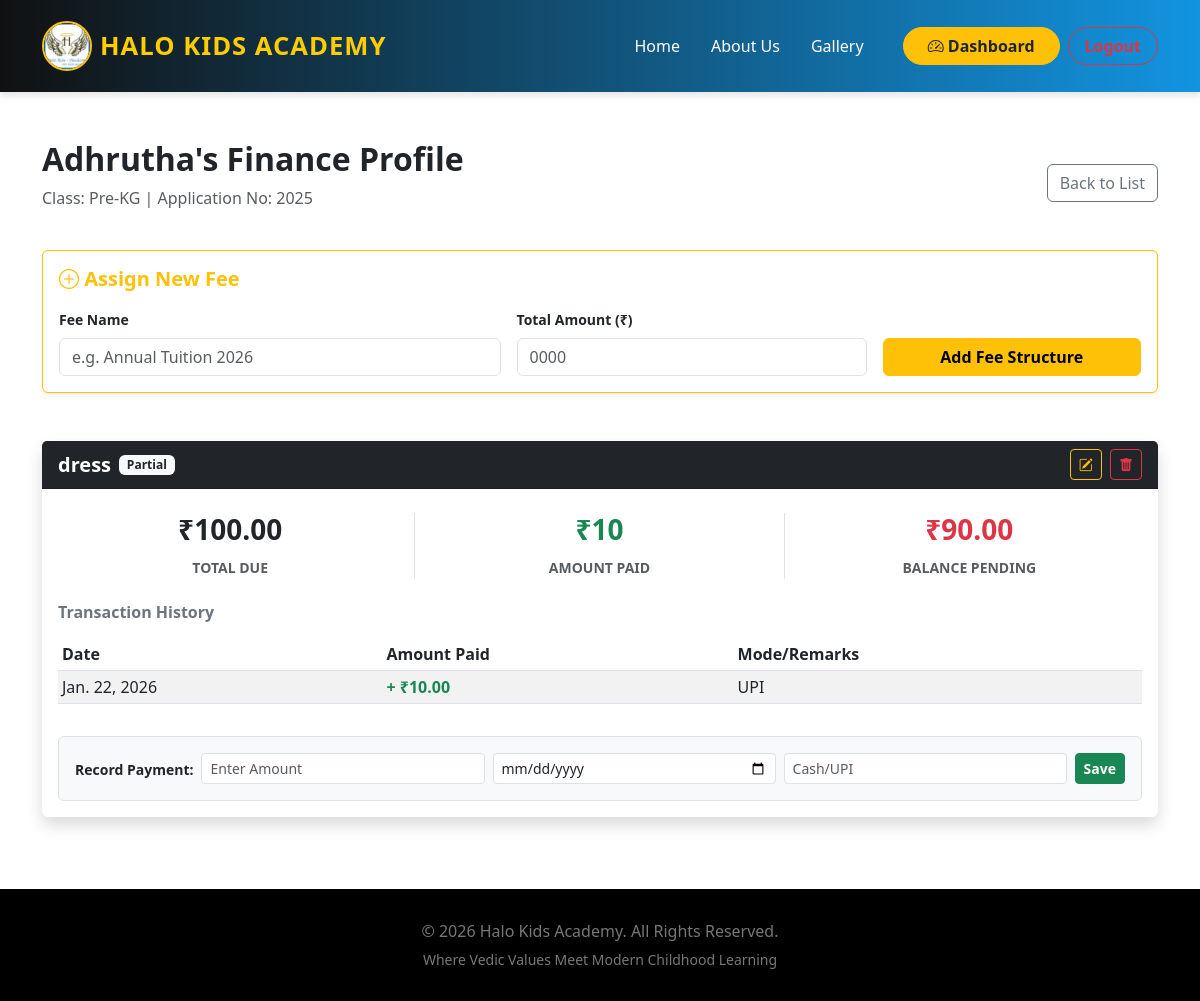
The page /fees/student/1/ (signed in) on the database its author committed.
### school/models.py (models this page shows, shortened)
class Student(models.Model):
    application_number = models.CharField(max_length=20, unique=True)
    student_name = models.CharField(max_length=100)
    gender = models.CharField(max_length=10, choices=[('Male', 'Male'), ('Female', 'Female')])
    dob = models.DateField()
    aadhar_number = models.CharField(max_length=20, null=True, blank=True)
    class_admitted = models.CharField(max_length=50)
    academic_year = models.CharField(max_length=20)
    father_name = models.CharField(max_length=100)
    father_phone = models.CharField(max_length=15)
    mother_name = models.CharField(max_length=100)
    mother_phone = models.CharField(max_length=15)
    address = models.TextField()
    username = models.CharField(max_length=100, null=True, blank=True) # Usually Mother's Phone
    password = models.CharField(max_length=100, null=True, blank=True) # Usually DOB (DDMMYYYY)

class StudentFee(models.Model):
    student = models.ForeignKey(Student, on_delete=models.CASCADE)
    fee_name = models.CharField(max_length=100) # e.g. "Term 1 Fee"
    total_amount = models.DecimalField(max_digits=10, decimal_places=2)
    def get_total_paid(self):
        paid = self.feetransaction_set.aggregate(total=models.Sum('amount_paid'))['total']
        return paid if paid else 0
    def get_balance(self):
        return self.total_amount - self.get_total_paid()

class FeeTransaction(models.Model):
    student_fee = models.ForeignKey(StudentFee, on_delete=models.CASCADE)
    amount_paid = models.DecimalField(max_digits=10, decimal_places=2)
    payment_date = models.DateField()
    remarks = models.CharField(max_length=200, null=True, blank=True)

### school/views.py (the view)
# urls.py: path('fees/student/<int:student_id>/', views.student_fee_details, name='student_fee_details'),
@login_required
def student_fee_details(request, student_id):
    student = get_object_or_404(Student, id=student_id)
    fees = StudentFee.objects.filter(student=student)
    return render(request, 'fees/student_fee_details.html', {'student': student, 'fees': fees})

### templates/fees/student_fee_details.html (shortened to what this page needs)
{% extends 'base.html' %}
{% block content %}
<div class="container py-5">
    <div class="d-flex justify-content-between align-items-center mb-4">
        <div>
            <h2 class="fw-bold text-dark">{{ student.student_name }}'s Finance Profile</h2>
            <p class="text-muted">Class: {{ student.class_admitted }} | Application No: {{ student.application_number }}</p>
        </div>
        <a href="{% url 'fee_dashboard_hub' %}" class="btn btn-outline-secondary">
            Back to List
        </a>
    </div>
    <div class="card shadow-sm border-warning mb-5">
        <div class="card-body">
            <h5 class="fw-bold text-warning mb-3"><i class="bi bi-plus-circle"></i> Assign New Fee</h5>
            <form action="{% url 'add_fee_structure' student.id %}" method="POST" class="row g-3 align-items-end">
                <div class="col-md-5">
                    <label class="form-label fw-bold small">Fee Name</label>
                    <input type="text" name="fee_name" class="form-control" placeholder="e.g. Annual Tuition 2026" required>
                </div>
                <div class="col-md-4">
                    <label class="form-label fw-bold small">Total Amount (₹)</label>
                    <input type="number" name="total_amount" class="form-control" placeholder="0000" required>
                </div>
                <div class="col-md-3">
                    <button type="submit" class="btn btn-warning fw-bold w-100">Add Fee Structure</button>
                </div>
            </form>
        </div>
    </div>
    {% for fee in fees %}
    <div class="card shadow border-0 mb-4">
        <div class="card-header bg-dark text-white d-flex justify-content-between align-items-center">
            <div class="d-flex align-items-center gap-2">
                <h5 class="mb-0 fw-bold">{{ fee.fee_name }}</h5>
                {% if fee.get_balance <= 0 %}
                    <span class="badge bg-success text-white">Paid</span>
                {% else %}
                    <span class="badge bg-light text-dark">Partial</span>
                {% endif %}
            </div>
            <div>
                <a href="{% url 'edit_fee_structure' fee.id %}" class="btn btn-sm btn-outline-warning me-1" title="Edit Fee">
                    <i class="bi bi-pencil-square"></i>
                </a>
                <a href="{% url 'delete_fee_structure' fee.id %}" class="btn btn-sm btn-outline-danger" title="Delete Fee" onclick="return confirm('Are you sure? This will delete all payment history for this fee.');">
                    <i class="bi bi-trash-fill"></i>
                </a>
            </div>
        </div>
        <div class="card-body">
            <div class="row text-center mb-4 mt-2">
                <div class="col-md-4 border-end">
                    <h3 class="fw-bold">₹{{ fee.total_amount }}</h3>
                    <small class="text-muted text-uppercase fw-bold">Total Due</small>
                </div>
                <div class="col-md-4 border-end">
                    <h3 class="text-success fw-bold">₹{{ fee.get_total_paid }}</h3>
                    <small class="text-muted text-uppercase fw-bold">Amount Paid</small>
                </div>
                <div class="col-md-4">
                    <h3 class="text-danger fw-bold">₹{{ fee.get_balance }}</h3>
                    <small class="text-muted text-uppercase fw-bold">Balance Pending</small>
                </div>
            </div>
            <h6 class="fw-bold text-secondary mt-4 mb-3">Transaction History</h6>
            <div class="table-responsive mb-3">
                <table class="table table-sm table-striped">
                    <thead class="bg-light">
                        <tr>
                            <th>Date</th>
                            <th>Amount Paid</th>
                            <th>Mode/Remarks</th>
                        </tr>
                    </thead>
                    <tbody>
                        {% for txn in fee.feetransaction_set.all %}
                        <tr>
                            <td>{{ txn.payment_date }}</td>
                            <td class="text-success fw-bold">+ ₹{{ txn.amount_paid }}</td>
                            <td>{{ txn.remarks|default:"-" }}</td>
                        </tr>
                        {% empty %}
                        <tr>
                            <td colspan="3" class="text-center text-muted small py-2">No payments recorded yet.</td>
                        </tr>
                        {% endfor %}
                    </tbody>
                </table>
            </div>
            <form action="{% url 'add_fee_payment' fee.id %}" method="POST" class="p-3 bg-light rounded border">
                <div class="row g-2 align-items-center">
                    <div class="col-auto">
                        <span class="fw-bold small">Record Payment:</span>
                    </div>
                    <div class="col">
                        <input type="number" name="amount_paid" class="form-control form-control-sm" placeholder="Enter Amount" required>
                    </div>
                    <div class="col">
                        <input type="date" name="payment_date" class="form-control form-control-sm" required>
                    </div>
                    <div class="col">
                        <input type="text" name="remarks" class="form-control form-control-sm" placeholder="Cash/UPI">
                    </div>
                    <div class="col-auto">
                        <button type="submit" class="btn btn-success btn-sm fw-bold">Save</button>
                    </div>
                </div>
            </form>
        </div>
    </div>
    {% empty %}
    <div class="alert alert-info text-center py-5">
        <h4>No Fees Assigned Yet</h4>
        <p>Use the form above to assign a fee structure to this student.</p>
    </div>
    {% endfor %}
</div>
{% endblock %}

### templates/base.html (shortened to what this page needs)
{% load static %}
<!DOCTYPE html>
<html lang="en">
<head>
    <link href="https://cdn.jsdelivr.net/npm/bootstrap@5.3.0/dist/css/bootstrap.min.css" rel="stylesheet">
    <link rel="stylesheet" href="https://cdn.jsdelivr.net/npm/bootstrap-icons@1.10.5/font/bootstrap-icons.css">
</head>
<body class="d-flex flex-column min-vh-100">
    <nav class="navbar navbar-expand-lg navbar-dark py-3">
        <div class="container">
            <a class="navbar-brand d-flex align-items-center gap-2" href="{% url 'home' %}">
                <img src="{% static 'images/logo.jpg' %}" alt="Logo" width="50" height="50" class="d-inline-block align-text-top rounded-circle border border-2 border-warning">
                <span class="brand-text">Halo Kids Academy</span>
            </a>
            <div class="collapse navbar-collapse" id="navbarNav">
                <ul class="navbar-nav ms-auto align-items-center">
                    <li class="nav-item"><a class="nav-link" href="{% url 'home' %}">Home</a></li>
                    <li class="nav-item"><a class="nav-link" href="{% url 'about' %}">About Us</a></li>
                    <li class="nav-item"><a class="nav-link" href="{% url 'gallery' %}">Gallery</a></li>
                    {% if user.is_authenticated %}
                        <li class="nav-item ms-3">
                            <a href="{% url 'smart_redirect' %}" class="btn btn-warning text-dark fw-bold px-4 rounded-pill">
                                <i class="bi bi-speedometer2"></i> Dashboard
                            </a>
                        </li>
                        <li class="nav-item ms-2">
                            <form action="{% url 'logout' %}" method="post" class="d-inline">
                                <button type="submit" class="btn btn-outline-danger fw-bold rounded-pill px-3">Logout</button>
                            </form>
                        </li>
                    {% else %}
                        <li class="nav-item ms-3">
                            <a href="{% url 'login' %}" class="btn btn-danger fw-bold px-4 rounded-pill shadow-sm">
                                <i class="bi bi-box-arrow-in-right"></i> Login
                            </a>
                        </li>
                    {% endif %}
                </ul>
            </div>
        </div>
    </nav>
    <main class="flex-grow-1">
        {% block content %}
        {% endblock %}
    </main>
    <footer>
        <div class="container">
            <p class="mb-1">&copy; 2026 Halo Kids Academy. All Rights Reserved.</p>
            <small>Where Vedic Values Meet Modern Childhood Learning</small>
        </div>
    </footer>
</body>
</html>

### templates/base.html (style rules this page uses)
html, body { overflow-x: hidden; width: 100%; }
.navbar { background: linear-gradient(90deg, #111 0%, #1294e0 100%); box-shadow: 0 4px 6px rgba(0,0,0,0.1); }
.brand-text { color: #ffcc00 !important; font-weight: 800; font-size: 1.6rem; letter-spacing: 1px; text-transform: uppercase; }
.nav-link { color: #fff !important; font-weight: 500; margin-right: 15px; transition: color 0.3s ease; }
footer { background-color: #000; color: #777; padding: 30px 0; margin-top: 0; text-align: center; }

### rows shown on the page
Student: student_name "Adhrutha", class_admitted "Pre-KG", application_number "2025"
StudentFee: fee_name "dress", shows "Partial", total_amount "100.00", get_total_paid "10", get_balance "90.00"
FeeTransaction: payment_date "Jan. 22, 2026", amount_paid "10.00", remarks "UPI"
